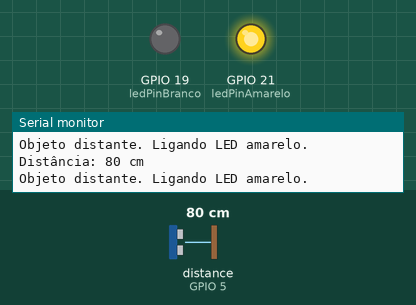
A program run on a simulated ESP32. On the bench: output pins drawn as LEDs (lit = HIGH), the last lines printed to the serial monitor. The inputs (shaded band) are chosen by the test bench; at power-on: distance to the obstacle (sensor on GPIO 5) 80 cm. The echo pulse lasts 58.3 µs per cm.

Above: at 1.8 s.
1.9 s: distance to the obstacle (sensor on GPIO 5) set to 22 cm
3.4 s: distance to the obstacle (sensor on GPIO 5) set to 18 cm
At 5.1 s:
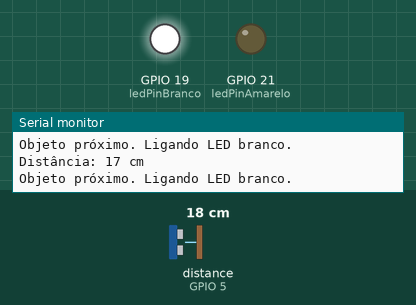
5.5 s: distance to the obstacle (sensor on GPIO 5) set to 35 cm
At 6.8 s:
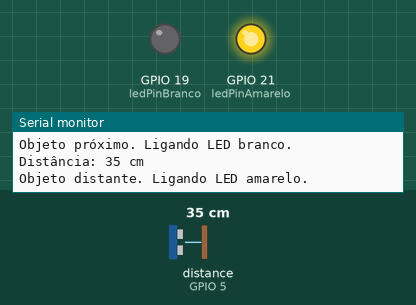
7.5 s: distance to the obstacle (sensor on GPIO 5) set to 2 cm
At 8.4 s:
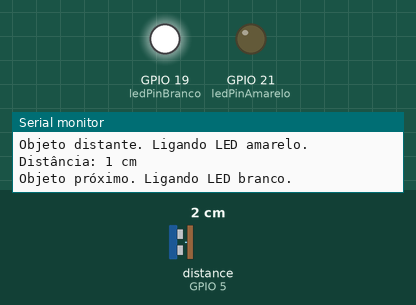
Timing chart, 0 to 10.5 s (numbered marks = the images above; inputs shaded):
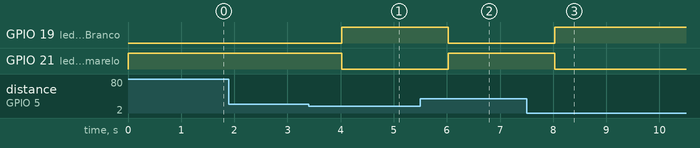

Measured:
- the behaviour switches between 20 and 19 cm on distance to the obstacle (sensor on GPIO 5) (found by bisection; images 0 and 1)
- after the input at 3.4 s, GPIO 19 (ledPinBranco): LOW → HIGH after 0.62 s; GPIO 21 (ledPinAmarelo): HIGH → LOW after 0.62 s
- after the input at 5.5 s, GPIO 19 (ledPinBranco): HIGH → LOW after 0.52 s; GPIO 21 (ledPinAmarelo): LOW → HIGH after 0.52 s
- after the input at 7.5 s, GPIO 19 (ledPinBranco): LOW → HIGH after 0.53 s; GPIO 21 (ledPinAmarelo): HIGH → LOW after 0.53 s

The program:

main.cpp
```cpp
#include <Arduino.h>
#include <Ultrasonic.h> // Inclua a biblioteca do sensor ultrassônico

// leds
#define ledPinBranco 19
#define ledPinAmarelo 21

// sensor proximidade
#define trigger 4
#define echo 5

// Inicializa o sensor nos pinos definidos acima
Ultrasonic ultrasonic(trigger, echo);

int getDistance() {
    // Faz a leitura das informações do sensor (em cm)
    int distanciaCM;
    long microsec = ultrasonic.timing();
    // Pode ser um float ex: 20,42 cm se declarar a var float
    distanciaCM = ultrasonic.convert(microsec, Ultrasonic::CM);

    return distanciaCM;
}

void setup() {
  Serial.begin(115200);
  pinMode(ledPinBranco, OUTPUT);
  pinMode(ledPinAmarelo, OUTPUT);
  Serial.println("Setup completo");
}

void loop() {
  int distancia = getDistance();
  Serial.print("Distância: ");
  Serial.print(distancia);
  Serial.println(" cm");

  if (distancia < 20) { // Exemplo: se a distância for menor que 20 cm, acenda o LED branco
    Serial.println("Objeto próximo. Ligando LED branco.");
    digitalWrite(ledPinBranco, HIGH);
    digitalWrite(ledPinAmarelo, LOW);
  } else { // Caso contrário, acenda o LED amarelo
    Serial.println("Objeto distante. Ligando LED amarelo.");
    digitalWrite(ledPinBranco, LOW);
    digitalWrite(ledPinAmarelo, HIGH);
  }

  delay(1000);
}
```
